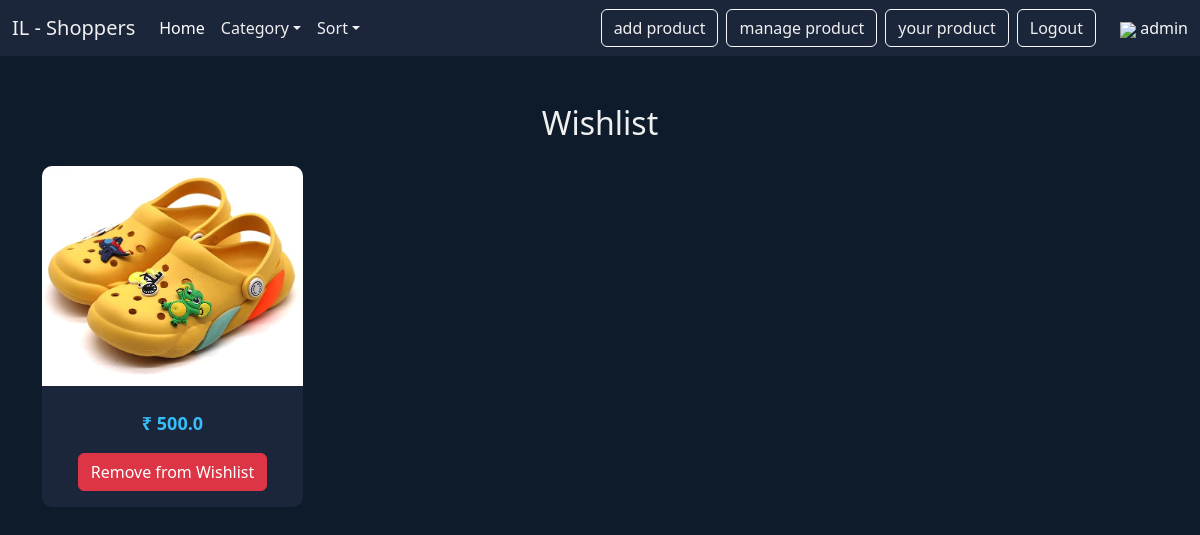
The app's page /displaywishlist (signed in) with its own data.
### app1/models.py (models this page shows, shortened)
class Wishlist(models.Model):
    userid = models.ForeignKey(RegisterModel,on_delete=models.CASCADE)
    productid = models.ForeignKey(product,on_delete=models.CASCADE)
    timestamp = models.DateTimeField(auto_now_add=True)

class product(models.Model):
    pname=models.CharField(max_length=30)
    catid=models.ForeignKey(category,on_delete=models.CASCADE)
    pimg=models.ImageField(upload_to="photos")
    price=models.FloatField()
    description=models.TextField()
    status=models.CharField(max_length=15,default='available')
    sellerid=models.ForeignKey(RegisterModel,on_delete=models.CASCADE)
    color = models.ManyToManyField(color, blank=True)

### app1/views.py (the view)
# urls.py: path('displaywishlist',views.displaywishlist),
def displaywishlist(request):
    product = Wishlist.objects.all()
    context = {
        "product":product
    }
    return render(request,"wishlist.html",context)

### app1/templates/wishlist.html (shortened to what this page needs)
<!DOCTYPE html>
<html lang="en">
<head>
<link href="https://cdn.jsdelivr.net/npm/bootstrap@5.3.0-alpha3/dist/css/bootstrap.min.css" rel="stylesheet">
<link href="https://cdn.jsdelivr.net/npm/bootstrap-icons/font/bootstrap-icons.css" rel="stylesheet">
</head>
<body>
{% include 'nav.html' %}
<div class="container my-5">
    <h2 class="text-center mb-4">Wishlist</h2>
    <div class="row">
    {% for i in product %}
    <div class="col-md-3 mb-4">
        <div class="card product-card h-100">
            <a href="/singleproduct/{{i.id}}"><img src="/media/{{i.productid.pimg}}" class="card-img-top product-img"></a>
            <div class="card-body text-center">
                <p class="price">₹ {{i.productid.price}}</p>
                <a href="/removewishlist/{{i.productid.id}}"><button class="btn btn-danger">Remove from Wishlist</button></a>
            </div>
        </div>
    </div>
    {% endfor %}
    </div>
</div>
</body>
</html>

### app1/templates/wishlist.html (style rules this page uses)
body { background:#0d1b2a; color:#f0f0f0; }
.product-card { background:#1b263b; border:none; border-radius:10px; overflow:hidden; transition:0.3s; }
.product-img { height:220px; object-fit:cover; }
.price { color:#38bdf8; font-size:18px; font-weight:bold; }

### records on screen
Wishlist: productid.pimg (picture), productid.price "500.0"

### other values on screen
{{ request.session.log_name }} "admin"
